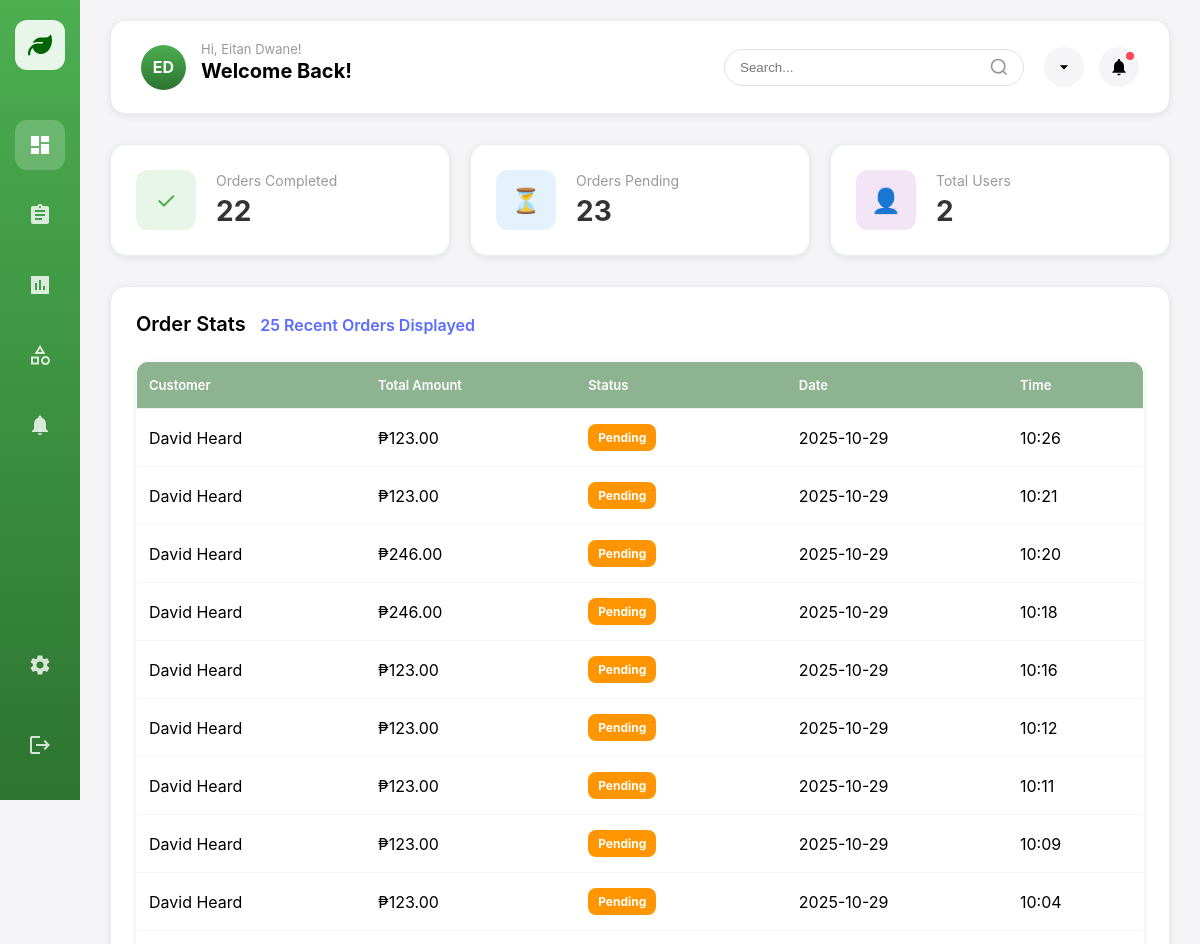
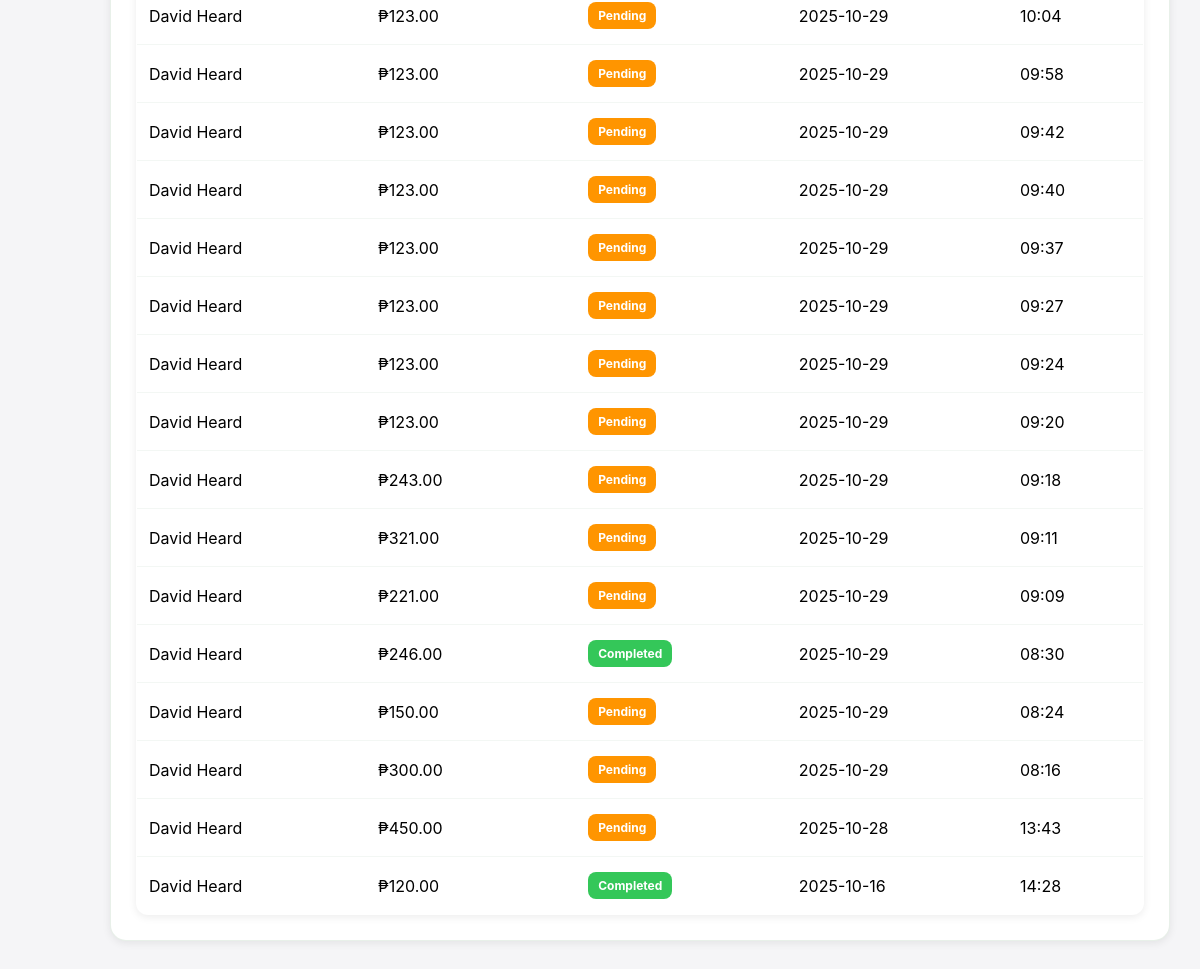
The app's page /admin.php with its own data (2 pictures, top to bottom).
### tables this page shows
CREATE TABLE `orders` (
  `id` int(11) NOT NULL,
  `user_id` int(11) NOT NULL,
  `total_amount` decimal(10,2) NOT NULL,
  `order_date` timestamp NOT NULL DEFAULT current_timestamp(),
  `status` varchar(50) NOT NULL DEFAULT 'Pending',
  `payment_method` varchar(50) NOT NULL DEFAULT 'Cash on Delivery',
  `product_names` text NOT NULL,
  `product_images` text NOT NULL,
  `product_sizes` text NOT NULL,
  `shipping_address` varchar(255) NOT NULL
);

CREATE TABLE `users` (
  `id` int(12) NOT NULL,
  `Full_name` varchar(25) NOT NULL,
  `E_mail` varchar(25) NOT NULL,
  `Pass` varchar(255) NOT NULL,
  `F_name` varchar(255) NOT NULL,
  `L_name` varchar(255) NOT NULL,
  `number` varchar(16) NOT NULL,
  `birth_date` date DEFAULT NULL,
  `address` varchar(255) DEFAULT NULL,
  `address2` varchar(255) DEFAULT NULL,
  `address3` varchar(255) DEFAULT NULL,
  `country` varchar(255) NOT NULL
);

### admin.php (the view, shortened to what this page needs)
<!DOCTYPE html>
<html lang="en">
    <head>
        <link rel="stylesheet" href="styleForAdmin.css" />
           <link
  rel="stylesheet"
  href="https://cdnjs.cloudflare.com/ajax/libs/font-awesome/6.5.0/css/all.min.css"
/>
    </head>
    <body>
        <div class="sidebar">
           <div class="logo"> <i class="fa-solid fa-leaf" style="color:darkgreen"></i></div>
            <div class="nav-item active" data-section="overview">
                <svg viewBox="0 0 24 24" fill="currentColor">
                    <path
                        d="M3 13h8V3H3v10zm0 8h8v-6H3v6zm10 0h8V11h-8v10zm0-18v6h8V3h-8z"
                    />
                </svg>
            </div>
            <div class="nav-item" data-section="orders">
                <svg viewBox="0 0 24 24" fill="currentColor">
                    <path
                        d="M19 3h-4.18C14.4 1.84 13.3 1 12 1c-1.3 0-2.4.84-2.82 2H5c-1.1 0-2 .9-2 2v14c0 1.1.9 2 2 2h14c1.1 0 2-.9 2-2V5c0-1.1-.9-2-2-2zm-7 0c.55 0 1 .45 1 1s-.45 1-1 1-1-.45-1-1 .45-1 1-1zm2 14H7v-2h7v2zm3-4H7v-2h10v2zm0-4H7V7h10v2z"
                    />
                </svg>
            </div>
            <div class="nav-item" data-section="analytics">
                <svg viewBox="0 0 24 24" fill="currentColor">
                    <path
                        d="M3 3v18h18V3H3zm6 14H7v-7h2v7zm4 0h-2V7h2v10zm4 0h-2v-4h2v4z"
                    />
                </svg>
            </div>
            <div class="nav-item" data-section="products">
                <svg viewBox="0 0 24 24" fill="currentColor">
                    <path
                        d="M12 2l-5.5 9h11L12 2zm0 3.84L13.93 9h-3.87L12 5.84zM17.5 13c-2.49 0-4.5 2.01-4.5 4.5s2.01 4.5 4.5 4.5 4.5-2.01 4.5-4.5-2.01-4.5-4.5-4.5zm0 7c-1.38 0-2.5-1.12-2.5-2.5s1.12-2.5 2.5-2.5 2.5 1.12 2.5 2.5-1.12 2.5-2.5 2.5zM3 21.5h8v-8H3v8zm2-6h4v4H5v-4z"
                    />
                </svg>
            </div>
            <div class="nav-item" data-section="notifications">
                <svg viewBox="0 0 24 24" fill="currentColor">
                    <path
                        d="M12 22c1.1 0 2-.9 2-2h-4c0 1.1.89 2 2 2zm6-6v-5c0-3.07-1.64-5.64-4.5-6.32V4c0-.83-.67-1.5-1.5-1.5s-1.5.67-1.5 1.5v.68C7.63 5.36 6 7.92 6 11v5l-2 2v1h16v-1l-2-2z"
                    />
                </svg>
            </div>
            <div class="nav-item settings-icon" data-section="settings">
            </div>
            <div class="nav-item logout-icon" data-section="logout">
                <svg viewBox="0 0 24 24" fill="currentColor">
                    <path
                        d="M17 7l-1.41 1.41L18.17 11H8v2h10.17l-2.58 2.58L17 17l5-5zM4 5h8V3H4c-1.1 0-2 .9-2 2v14c0 1.1.9 2 2 2h8v-2H4V5z"
                    />
                </svg>
            </div>
        </div>
        <div class="main-content">
            <div class="header">
                <div class="welcome-section">
                    <div class="user-avatar">ED</div>
                    <div class="welcome-text">
                        <small>Hi, Eitan Dwane!</small>
                        <h2>Welcome Back!</h2>
                    </div>
                </div>
                <div class="header-actions">
                    <div class="search-bar">
                        <input type="text" placeholder="Search..." />
                        <svg
                            width="20"
                            height="20"
                            viewBox="0 0 24 24"
                            fill="none"
                            stroke="currentColor"
                            stroke-width="2"
                        >
                            <circle cx="11" cy="11" r="8"></circle>
                            <path d="m21 21-4.35-4.35"></path>
                        </svg>
                    </div>
                    <div class="header-icons">
                        <button class="icon-btn">
                            <svg
                                width="20"
                                height="20"
                                viewBox="0 0 24 24"
                                fill="currentColor"
                            >
                                <path d="M7 10l5 5 5-5z" />
                            </svg>
                        </button>
                        <button class="icon-btn">
                            <svg
                                width="20"
                                height="20"
                                viewBox="0 0 24 24"
                                fill="currentColor"
                            >
                                <path
                                    d="M12 22c1.1 0 2-.9 2-2h-4c0 1.1.89 2 2 2zm6-6v-5c0-3.07-1.64-5.64-4.5-6.32V4c0-.83-.67-1.5-1.5-1.5s-1.5.67-1.5 1.5v.68C7.63 5.36 6 7.92 6 11v5l-2 2v1h16v-1l-2-2z"
                                />
                            </svg>
                            <span class="notification-badge"></span>
                        </button>
                    </div>
                </div>
            </div>
<div class="content-section active" id="overview">
    <?php
    include('db.php');
    $completedOrders = $conn->query("SELECT COUNT(*) AS total FROM orders WHERE status='Completed'")->fetch_assoc()['total'];
    $pendingOrders = $conn->query("SELECT COUNT(*) AS total FROM orders WHERE status='Pending'")->fetch_assoc()['total'];
    $totalUsers = $conn->query("SELECT COUNT(*) AS total FROM users")->fetch_assoc()['total'];
    $orders = $conn->query("
        SELECT o.*, u.Full_name
        FROM orders o
        JOIN users u ON o.user_id = u.id
        ORDER BY o.id DESC
        LIMIT 25
    ");
    ?>
    <div class="stats-grid">
        <div class="stat-card">
            <div class="stat-icon green">✓</div>
            <div class="stat-info">
                <div class="stat-label">Orders Completed</div>
                <div class="stat-value"><?= $completedOrders ?></div>
            </div>
        </div>
        <div class="stat-card">
            <div class="stat-icon blue">⏳</div>
            <div class="stat-info">
                <div class="stat-label">Orders Pending</div>
                <div class="stat-value"><?= $pendingOrders ?></div>
            </div>
        </div>
        <div class="stat-card">
            <div class="stat-icon purple">👤</div>
            <div class="stat-info">
                <div class="stat-label">Total Users</div>
                <div class="stat-value"><?= $totalUsers ?></div>
            </div>
        </div>
    </div>
    <div class="order-stats">
        <div class="order-stats-header">
            <div>
                <span class="order-stats-title">Order Stats</span>
                <span class="orders-ready"><?= $orders->num_rows ?> Recent Orders Displayed</span>
            </div>
        </div>
        <table class="orders-table">
            <thead>
                <tr>
                    <th>Customer</th>
                    <th>Total Amount</th>
                    <th>Status</th>
                    <th>Date</th>
                    <th>Time</th>
                </tr>
            </thead>
            <tbody>
                <?php while ($row = $orders->fetch_assoc()): ?>
                    <tr>
                        <td><?= htmlspecialchars($row['Full_name']) ?></td>
                        <td>₱<?= number_format($row['total_amount'], 2) ?></td>
                        <td>
                            <span class="status-badge <?= $row['status'] === 'Completed' ? 'paid' : 'pending' ?>">
                                <?= htmlspecialchars($row['status']) ?>
                            </span>
                        </td>
                        <td><?= date('Y-m-d', strtotime($row['order_date'])) ?></td>
                        <td><?= date('H:i', strtotime($row['order_date'])) ?></td>
                    </tr>
                <?php endwhile; ?>
            </tbody>
        </table>
    </div>
</div>
                <link rel="stylesheet" href="chat.css" />
        </div>
    </body>
</html>

### chat.css (style rules this page uses)
h2 { text-align: center; margin-bottom: 10px; }

### records on screen
orders: user.Full_name "David Heard", total_amount "123.00", status "Pending", order_date "2025-10-29", order_date "10:26"
orders: user.Full_name "David Heard", total_amount "123.00", status "Pending", order_date "2025-10-29", order_date "10:21"
orders: user.Full_name "David Heard", total_amount "246.00", status "Pending", order_date "2025-10-29", order_date "10:20"
orders: user.Full_name "David Heard", total_amount "246.00", status "Pending", order_date "2025-10-29", order_date "10:18"
orders: user.Full_name "David Heard", total_amount "123.00", status "Pending", order_date "2025-10-29", order_date "10:16"
orders: user.Full_name "David Heard", total_amount "123.00", status "Pending", order_date "2025-10-29", order_date "10:12"
orders: user.Full_name "David Heard", total_amount "123.00", status "Pending", order_date "2025-10-29", order_date "10:11"
orders: user.Full_name "David Heard", total_amount "123.00", status "Pending", order_date "2025-10-29", order_date "10:09"
orders: user.Full_name "David Heard", total_amount "123.00", status "Pending", order_date "2025-10-29", order_date "10:04"
orders: user.Full_name "David Heard", total_amount "123.00", status "Pending", order_date "2025-10-29", order_date "10:04"
orders: user.Full_name "David Heard", total_amount "123.00", status "Pending", order_date "2025-10-29", order_date "09:58"
orders: user.Full_name "David Heard", total_amount "123.00", status "Pending", order_date "2025-10-29", order_date "09:42"
orders: user.Full_name "David Heard", total_amount "123.00", status "Pending", order_date "2025-10-29", order_date "09:40"
orders: user.Full_name "David Heard", total_amount "123.00", status "Pending", order_date "2025-10-29", order_date "09:37"
orders: user.Full_name "David Heard", total_amount "123.00", status "Pending", order_date "2025-10-29", order_date "09:27"
orders: user.Full_name "David Heard", total_amount "123.00", status "Pending", order_date "2025-10-29", order_date "09:24"
orders: user.Full_name "David Heard", total_amount "123.00", status "Pending", order_date "2025-10-29", order_date "09:20"
orders: user.Full_name "David Heard", total_amount "243.00", status "Pending", order_date "2025-10-29", order_date "09:18"
orders: user.Full_name "David Heard", total_amount "321.00", status "Pending", order_date "2025-10-29", order_date "09:11"
orders: user.Full_name "David Heard", total_amount "221.00", status "Pending", order_date "2025-10-29", order_date "09:09"
orders: user.Full_name "David Heard", total_amount "246.00", status "Completed", order_date "2025-10-29", order_date "08:30"
orders: user.Full_name "David Heard", total_amount "150.00", status "Pending", order_date "2025-10-29", order_date "08:24"
orders: user.Full_name "David Heard", total_amount "300.00", status "Pending", order_date "2025-10-29", order_date "08:16"
orders: user.Full_name "David Heard", total_amount "450.00", status "Pending", order_date "2025-10-28", order_date "13:43"
orders: user.Full_name "David Heard", total_amount "120.00", status "Completed", order_date "2025-10-16", order_date "14:28"

### other values on screen
$completedOrders "22"
$pendingOrders "23"
$totalUsers "2"
$orders->num_rows "25"
